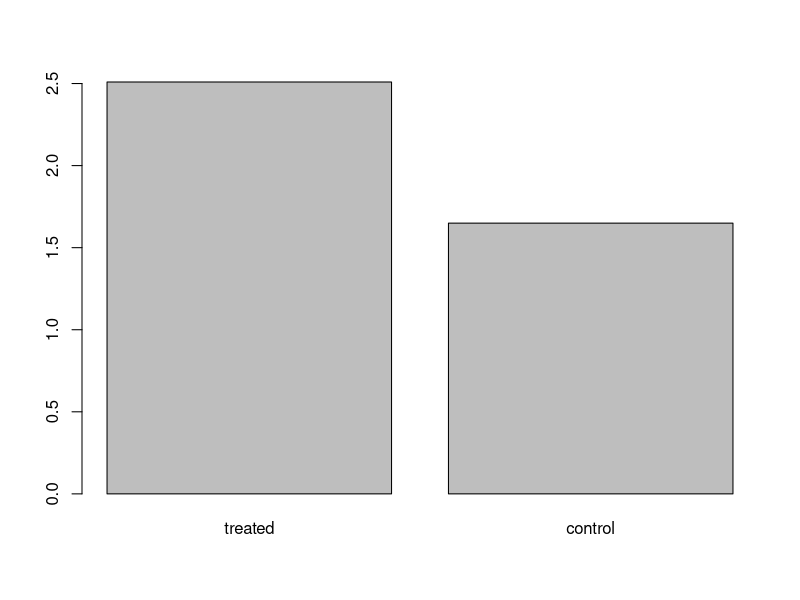
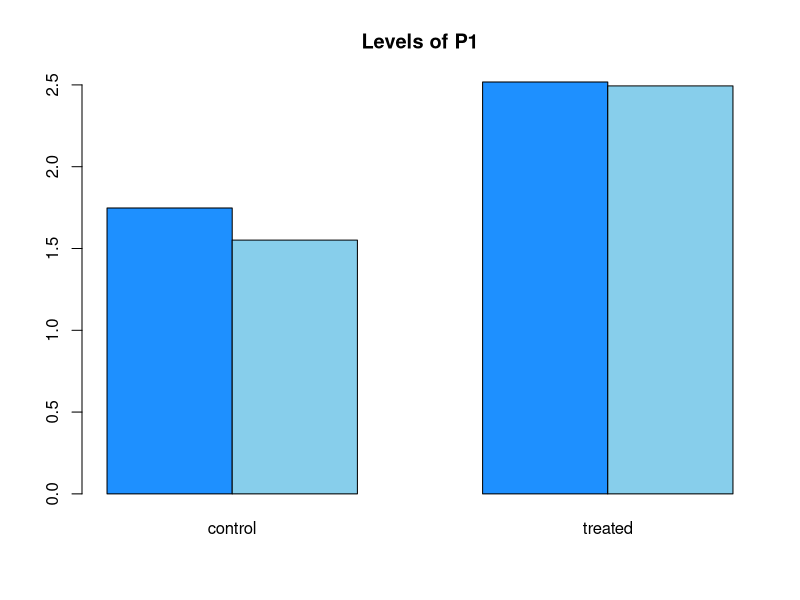

These figures' R source, in order: (Note: this script raises an error after producing the figures.)
## ---- chunk 1

western <- read.delim("./datasets/western.txt")
western

## ---- chunk 2
table(western$Treated)
table(western$CellType)

table(western$Treated, western$CellType)


## ---- chunk 3
means <- c(treated=mean(western$P1[western$Treated=="treated"]), control=mean(western$P1[western$Treated=="control"]))
barplot(means)
## ---- chunk 4

means <- tapply(western$P1, list(western$CellType, western$Treated), mean)
means
## ---- chunk 5
barplot(means, beside=TRUE, col = c("dodgerblue", "skyblue"), main="Levels of P1")
legend("topleft", legend = levels(western$CellType), fill =  c("dodgerblue", "skyblue"))
## ---- chunk 6
barplot(means, beside=TRUE, col = c("dodgerblue", "skyblue"), main="Levels of P1", horiz = TRUE)
legend("bottomright", legend = levels(western$CellType), fill =  c("dodgerblue", "skyblue"))
## ---- chunk 7
  boxplot(western$P1~western$Treated)
## ---- chunk 8
  boxplot(P1~CellType*Treated, data=western,  col =  c("dodgerblue", "skyblue"),
          ylab="P1 level")
## ---- chunk 9
  stripchart(P1~CellType*Treated, data=western)
## ---- chunk 10
 stripchart(P1~CellType*Treated, data=western, vertical=TRUE, pch=19)
## ---- chunk 11
  boxplot(P1~CellType*Treated, data=western,  ylab="P1 level")
  stripchart(P1~CellType*Treated, data=western, vertical=TRUE,
             add=TRUE, pch=19, col=c("dodgerblue", "skyblue"))
## ---- chunk 12
  plot(x=western$P1, y=western$P2)
## ---- chunk 13
  plot(x=western$P1, y=western$P2, main="P1 vs P2", xlab="P1 levels",
       ylab="P2 levels", pch=19)
## ---- chunk 14
 linearMod <- lm(western$P1 ~ western$P2)
 summary(linearMod) 
## ---- chunk 15
plot(x=western$P1, y=western$P2, main="P1 vs P2", xlab="P1 levels",
       ylab="P2 levels", pch=19)
abline(linearMod)
## ---- chunk 16
plot(x=western$P1, y=western$P2, main="P1 vs P2", xlab="P1 levels",
       ylab="P2 levels", col=western$Treated, pch=ifelse(western$CellType=="type1", 19, 12))
abline(linearMod)
legend("topleft", legend=c("type1", "type2"), pch=c(19, 12))
## ---- chunk 17
  x <- c(1:10)
  y <- c(3,5,6,3,7,8,5,7,10,5)
  plot(x=x, y=y, type="l")
## ---- chunk 18
  plot(x=x, y=y)
  lines(x=x, y=y, lwd=4, lty=2)
## ---- chunk 19
  plot(x=x, y=y)
  lines(x=x, y=y, lwd=4, lty=2)
  rect(xleft=4.5, xright=6.5, ybottom=6, ytop=9, col=NA, border="red", lwd=2)
## ---- chunk 20
  plot(x=x, y=y)
  lines(x=x, y=y, lwd=4, lty=2)
  text(x=6, y=8, labels = "Important!", col="red", cex=2, pos=3)
